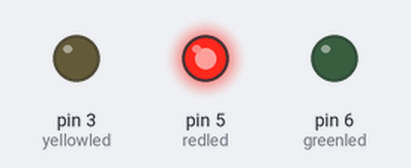
Bench run of a sketch on a simulated Arduino Uno, built with avr-gcc and run on an emulated ATmega328P. On the bench: output pins drawn as LEDs (lit = HIGH).

Above: at 1.0 s.
At 3.0 s:
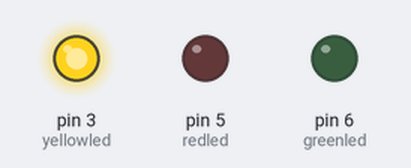
At 5.0 s:
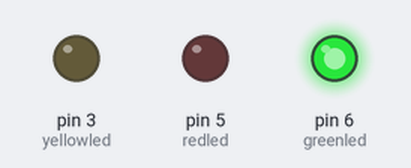
Timing chart, 0 to 7.8 s (numbered marks = the images above):
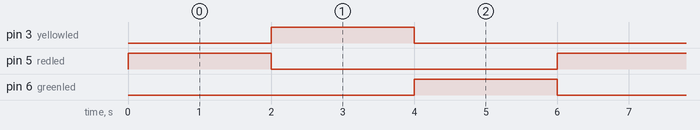

The sketch:

User_Program1_3.ino
```cpp
/*Software 1073 Arduino BoeBots
User Program
Method stubs are pre-made. add your own code to complete the challenge!

Program Task: Cycle the 3 leds of the robot, so that one led turns on, then the next, then the next
Feel free to view the example program within the same folder if you need help!
*/
int redled = 5;
int yellowled = 3;
int greenled = 6;
void setup(){
  pinMode(redled, OUTPUT);
  pinMode(yellowled, OUTPUT);
  pinMode(greenled, OUTPUT);
}
int time = 2000;
void loop(){
  digitalWrite(redled, HIGH);
  delay(time);
  digitalWrite(redled, LOW);
  digitalWrite(yellowled, HIGH);
  delay(time);
  digitalWrite(yellowled, LOW);
  digitalWrite(greenled, HIGH);
  delay(time);
  digitalWrite(greenled, LOW);

}
```

Measured:
- by itself, pin 3 (yellowled), pin 5 (redled), pin 6 (greenled): alternates HIGH for 2.0 s and LOW for 4.0 s
- by itself, everything shown: repeats every 6.0 s, in 4 steps
